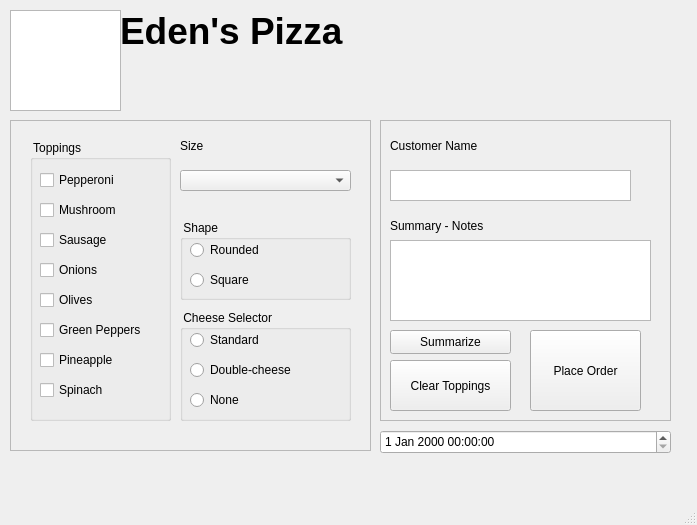
<?xml version="1.0" encoding="UTF-8"?>
<ui version="4.0">
 <class>MainWindow</class>
 <widget class="QMainWindow" name="MainWindow">
  <property name="geometry">
   <rect>
    <x>0</x>
    <y>0</y>
    <width>697</width>
    <height>525</height>
   </rect>
  </property>
  <property name="windowTitle">
   <string>MainWindow</string>
  </property>
  <widget class="QWidget" name="centralwidget">
   <widget class="QLabel" name="labelTopCaption">
    <property name="geometry">
     <rect>
      <x>120</x>
      <y>10</y>
      <width>241</width>
      <height>41</height>
     </rect>
    </property>
    <property name="font">
     <font>
      <pointsize>28</pointsize>
      <bold>true</bold>
     </font>
    </property>
    <property name="autoFillBackground">
     <bool>false</bool>
    </property>
    <property name="text">
     <string>Eden's Pizza</string>
    </property>
    <property name="scaledContents">
     <bool>false</bool>
    </property>
    <property name="indent">
     <number>-10</number>
    </property>
   </widget>
   <widget class="QGraphicsView" name="graphicsView">
    <property name="geometry">
     <rect>
      <x>10</x>
      <y>10</y>
      <width>111</width>
      <height>101</height>
     </rect>
    </property>
   </widget>
   <widget class="QFrame" name="frameLeft">
    <property name="geometry">
     <rect>
      <x>10</x>
      <y>120</y>
      <width>361</width>
      <height>331</height>
     </rect>
    </property>
    <property name="frameShape">
     <enum>QFrame::Shape::StyledPanel</enum>
    </property>
    <property name="frameShadow">
     <enum>QFrame::Shadow::Raised</enum>
    </property>
    <widget class="QGroupBox" name="groupToppings">
     <property name="geometry">
      <rect>
       <x>20</x>
       <y>20</y>
       <width>141</width>
       <height>281</height>
      </rect>
     </property>
     <property name="title">
      <string> Toppings </string>
     </property>
     <widget class="QCheckBox" name="chkPepperoni">
      <property name="geometry">
       <rect>
        <x>10</x>
        <y>30</y>
        <width>78</width>
        <height>20</height>
       </rect>
      </property>
      <property name="text">
       <string>Pepperoni</string>
      </property>
     </widget>
     <widget class="QCheckBox" name="chkMushroom">
      <property name="geometry">
       <rect>
        <x>10</x>
        <y>60</y>
        <width>91</width>
        <height>20</height>
       </rect>
      </property>
      <property name="text">
       <string>Mushroom</string>
      </property>
     </widget>
     <widget class="QCheckBox" name="chkSausage">
      <property name="geometry">
       <rect>
        <x>10</x>
        <y>90</y>
        <width>78</width>
        <height>20</height>
       </rect>
      </property>
      <property name="text">
       <string>Sausage</string>
      </property>
     </widget>
     <widget class="QCheckBox" name="chkOnions">
      <property name="geometry">
       <rect>
        <x>10</x>
        <y>120</y>
        <width>91</width>
        <height>20</height>
       </rect>
      </property>
      <property name="text">
       <string>Onions</string>
      </property>
     </widget>
     <widget class="QCheckBox" name="chkOlives">
      <property name="geometry">
       <rect>
        <x>10</x>
        <y>150</y>
        <width>91</width>
        <height>20</height>
       </rect>
      </property>
      <property name="text">
       <string>Olives</string>
      </property>
     </widget>
     <widget class="QCheckBox" name="chkGreenPeppers">
      <property name="geometry">
       <rect>
        <x>10</x>
        <y>180</y>
        <width>111</width>
        <height>20</height>
       </rect>
      </property>
      <property name="text">
       <string>Green Peppers</string>
      </property>
     </widget>
     <widget class="QCheckBox" name="chkPineapple">
      <property name="geometry">
       <rect>
        <x>10</x>
        <y>210</y>
        <width>111</width>
        <height>20</height>
       </rect>
      </property>
      <property name="text">
       <string>Pineapple</string>
      </property>
     </widget>
     <widget class="QCheckBox" name="chkSpinach">
      <property name="geometry">
       <rect>
        <x>10</x>
        <y>240</y>
        <width>111</width>
        <height>20</height>
       </rect>
      </property>
      <property name="text">
       <string>Spinach</string>
      </property>
     </widget>
    </widget>
    <widget class="QGroupBox" name="groupShape">
     <property name="geometry">
      <rect>
       <x>170</x>
       <y>100</y>
       <width>171</width>
       <height>80</height>
      </rect>
     </property>
     <property name="title">
      <string> Shape </string>
     </property>
     <property name="checkable">
      <bool>false</bool>
     </property>
     <widget class="QRadioButton" name="radioShapeRounded">
      <property name="geometry">
       <rect>
        <x>10</x>
        <y>20</y>
        <width>92</width>
        <height>20</height>
       </rect>
      </property>
      <property name="text">
       <string>Rounded</string>
      </property>
     </widget>
     <widget class="QRadioButton" name="radioShapeSquare">
      <property name="geometry">
       <rect>
        <x>10</x>
        <y>50</y>
        <width>92</width>
        <height>20</height>
       </rect>
      </property>
      <property name="text">
       <string>Square</string>
      </property>
     </widget>
    </widget>
    <widget class="QGroupBox" name="groupCheeseSelector">
     <property name="geometry">
      <rect>
       <x>170</x>
       <y>190</y>
       <width>171</width>
       <height>111</height>
      </rect>
     </property>
     <property name="title">
      <string> Cheese Selector </string>
     </property>
     <widget class="QRadioButton" name="radioCheeseStandard">
      <property name="geometry">
       <rect>
        <x>10</x>
        <y>20</y>
        <width>92</width>
        <height>20</height>
       </rect>
      </property>
      <property name="text">
       <string>Standard</string>
      </property>
     </widget>
     <widget class="QRadioButton" name="radioCheeseDouble">
      <property name="geometry">
       <rect>
        <x>10</x>
        <y>50</y>
        <width>121</width>
        <height>20</height>
       </rect>
      </property>
      <property name="text">
       <string>Double-cheese</string>
      </property>
     </widget>
     <widget class="QRadioButton" name="radioCheeseNone">
      <property name="geometry">
       <rect>
        <x>10</x>
        <y>80</y>
        <width>92</width>
        <height>20</height>
       </rect>
      </property>
      <property name="text">
       <string>None</string>
      </property>
     </widget>
    </widget>
    <widget class="QComboBox" name="comboSize">
     <property name="geometry">
      <rect>
       <x>170</x>
       <y>50</y>
       <width>171</width>
       <height>21</height>
      </rect>
     </property>
    </widget>
    <widget class="QLabel" name="labelSize">
     <property name="geometry">
      <rect>
       <x>170</x>
       <y>10</y>
       <width>171</width>
       <height>31</height>
      </rect>
     </property>
     <property name="text">
      <string>Size</string>
     </property>
    </widget>
   </widget>
   <widget class="QFrame" name="frameRight">
    <property name="geometry">
     <rect>
      <x>380</x>
      <y>120</y>
      <width>291</width>
      <height>301</height>
     </rect>
    </property>
    <property name="frameShape">
     <enum>QFrame::Shape::StyledPanel</enum>
    </property>
    <property name="frameShadow">
     <enum>QFrame::Shadow::Raised</enum>
    </property>
    <widget class="QLabel" name="labelCustomer">
     <property name="geometry">
      <rect>
       <x>10</x>
       <y>10</y>
       <width>171</width>
       <height>31</height>
      </rect>
     </property>
     <property name="text">
      <string>Customer Name</string>
     </property>
    </widget>
    <widget class="QPlainTextEdit" name="plainTextCustomerName">
     <property name="geometry">
      <rect>
       <x>10</x>
       <y>50</y>
       <width>241</width>
       <height>31</height>
      </rect>
     </property>
    </widget>
    <widget class="QLabel" name="labelSummaryNotes">
     <property name="geometry">
      <rect>
       <x>10</x>
       <y>90</y>
       <width>171</width>
       <height>31</height>
      </rect>
     </property>
     <property name="text">
      <string>Summary - Notes</string>
     </property>
    </widget>
    <widget class="QPlainTextEdit" name="plainTextSummaryNotes">
     <property name="geometry">
      <rect>
       <x>10</x>
       <y>120</y>
       <width>261</width>
       <height>81</height>
      </rect>
     </property>
    </widget>
    <widget class="QPushButton" name="btnClearToppings">
     <property name="geometry">
      <rect>
       <x>10</x>
       <y>240</y>
       <width>121</width>
       <height>51</height>
      </rect>
     </property>
     <property name="text">
      <string>Clear Toppings</string>
     </property>
    </widget>
    <widget class="QPushButton" name="btnSummarize">
     <property name="geometry">
      <rect>
       <x>10</x>
       <y>210</y>
       <width>121</width>
       <height>24</height>
      </rect>
     </property>
     <property name="text">
      <string>Summarize</string>
     </property>
    </widget>
    <widget class="QPushButton" name="btnPlaceOrder">
     <property name="geometry">
      <rect>
       <x>150</x>
       <y>210</y>
       <width>111</width>
       <height>81</height>
      </rect>
     </property>
     <property name="text">
      <string>Place Order</string>
     </property>
    </widget>
   </widget>
   <widget class="QDateTimeEdit" name="dateTimeEdit">
    <property name="geometry">
     <rect>
      <x>380</x>
      <y>430</y>
      <width>291</width>
      <height>24</height>
     </rect>
    </property>
   </widget>
  </widget>
  <widget class="QMenuBar" name="menubar">
   <property name="geometry">
    <rect>
     <x>0</x>
     <y>0</y>
     <width>697</width>
     <height>33</height>
    </rect>
   </property>
  </widget>
  <widget class="QStatusBar" name="statusbar"/>
 </widget>
 <resources/>
 <connections/>
</ui>
